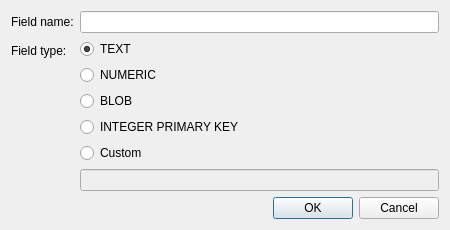
<?xml version="1.0" encoding="UTF-8"?>
<ui version="4.0">
 <class>EditFieldDialog</class>
 <widget class="QDialog" name="EditFieldDialog">
  <property name="geometry">
   <rect>
    <x>0</x>
    <y>0</y>
    <width>450</width>
    <height>214</height>
   </rect>
  </property>
  <property name="windowTitle">
   <string>Dialog</string>
  </property>
  <layout class="QVBoxLayout" name="verticalLayout_2">
   <item>
    <layout class="QFormLayout" name="formLayout">
     <item row="0" column="0">
      <widget class="QLabel" name="label">
       <property name="text">
        <string>&lt;html&gt;&lt;head/&gt;&lt;body&gt;&lt;p&gt;Field name:&lt;/p&gt;&lt;/body&gt;&lt;/html&gt;</string>
       </property>
       <property name="buddy">
        <cstring>nameLineEdit</cstring>
       </property>
      </widget>
     </item>
     <item row="0" column="1">
      <widget class="QLineEdit" name="nameLineEdit"/>
     </item>
     <item row="1" column="0">
      <widget class="QLabel" name="label_2">
       <property name="text">
        <string>Field type:</string>
       </property>
       <property name="buddy">
        <cstring>radioTEXT</cstring>
       </property>
      </widget>
     </item>
     <item row="1" column="1">
      <layout class="QVBoxLayout" name="verticalLayout">
       <item>
        <widget class="QRadioButton" name="radioTEXT">
         <property name="text">
          <string>TEXT</string>
         </property>
         <property name="checked">
          <bool>true</bool>
         </property>
         <attribute name="buttonGroup">
          <string notr="true">groupRadioTypes</string>
         </attribute>
        </widget>
       </item>
       <item>
        <widget class="QRadioButton" name="radioNUMERIC">
         <property name="text">
          <string>NUMERIC</string>
         </property>
         <attribute name="buttonGroup">
          <string notr="true">groupRadioTypes</string>
         </attribute>
        </widget>
       </item>
       <item>
        <widget class="QRadioButton" name="radioBLOB">
         <property name="text">
          <string>BLOB</string>
         </property>
         <attribute name="buttonGroup">
          <string notr="true">groupRadioTypes</string>
         </attribute>
        </widget>
       </item>
       <item>
        <widget class="QRadioButton" name="radioINTPRIMARY">
         <property name="text">
          <string>INTEGER PRIMARY KEY</string>
         </property>
         <attribute name="buttonGroup">
          <string notr="true">groupRadioTypes</string>
         </attribute>
        </widget>
       </item>
       <item>
        <widget class="QRadioButton" name="radioCustom">
         <property name="text">
          <string>Custom</string>
         </property>
         <attribute name="buttonGroup">
          <string notr="true">groupRadioTypes</string>
         </attribute>
        </widget>
       </item>
       <item>
        <widget class="QLineEdit" name="txtCustomType">
         <property name="enabled">
          <bool>false</bool>
         </property>
        </widget>
       </item>
      </layout>
     </item>
    </layout>
   </item>
   <item>
    <widget class="QDialogButtonBox" name="buttonBox">
     <property name="orientation">
      <enum>Qt::Horizontal</enum>
     </property>
     <property name="standardButtons">
      <set>QDialogButtonBox::Cancel|QDialogButtonBox::Ok</set>
     </property>
    </widget>
   </item>
  </layout>
 </widget>
 <tabstops>
  <tabstop>nameLineEdit</tabstop>
  <tabstop>radioTEXT</tabstop>
  <tabstop>radioNUMERIC</tabstop>
  <tabstop>radioBLOB</tabstop>
  <tabstop>radioINTPRIMARY</tabstop>
  <tabstop>radioCustom</tabstop>
  <tabstop>buttonBox</tabstop>
 </tabstops>
 <resources/>
 <connections>
  <connection>
   <sender>buttonBox</sender>
   <signal>accepted()</signal>
   <receiver>EditFieldDialog</receiver>
   <slot>accept()</slot>
   <hints>
    <hint type="sourcelabel">
     <x>243</x>
     <y>209</y>
    </hint>
    <hint type="destinationlabel">
     <x>157</x>
     <y>213</y>
    </hint>
   </hints>
  </connection>
  <connection>
   <sender>buttonBox</sender>
   <signal>rejected()</signal>
   <receiver>EditFieldDialog</receiver>
   <slot>reject()</slot>
   <hints>
    <hint type="sourcelabel">
     <x>311</x>
     <y>209</y>
    </hint>
    <hint type="destinationlabel">
     <x>286</x>
     <y>213</y>
    </hint>
   </hints>
  </connection>
  <connection>
   <sender>radioCustom</sender>
   <signal>toggled(bool)</signal>
   <receiver>txtCustomType</receiver>
   <slot>setEnabled(bool)</slot>
   <hints>
    <hint type="sourcelabel">
     <x>137</x>
     <y>142</y>
    </hint>
    <hint type="destinationlabel">
     <x>138</x>
     <y>167</y>
    </hint>
   </hints>
  </connection>
  <connection>
   <sender>nameLineEdit</sender>
   <signal>textChanged(QString)</signal>
   <receiver>EditFieldDialog</receiver>
   <slot>checkInput()</slot>
   <hints>
    <hint type="sourcelabel">
     <x>354</x>
     <y>24</y>
    </hint>
    <hint type="destinationlabel">
     <x>446</x>
     <y>33</y>
    </hint>
   </hints>
  </connection>
  <connection>
   <sender>txtCustomType</sender>
   <signal>textChanged(QString)</signal>
   <receiver>EditFieldDialog</receiver>
   <slot>checkInput()</slot>
   <hints>
    <hint type="sourcelabel">
     <x>215</x>
     <y>162</y>
    </hint>
    <hint type="destinationlabel">
     <x>29</x>
     <y>154</y>
    </hint>
   </hints>
  </connection>
  <connection>
   <sender>groupRadioTypes</sender>
   <signal>buttonClicked(int)</signal>
   <receiver>EditFieldDialog</receiver>
   <slot>checkInput()</slot>
   <hints>
    <hint type="sourcelabel">
     <x>-1</x>
     <y>-1</y>
    </hint>
    <hint type="destinationlabel">
     <x>224</x>
     <y>106</y>
    </hint>
   </hints>
  </connection>
 </connections>
 <slots>
  <slot>checkInput()</slot>
 </slots>
 <buttongroups>
  <buttongroup name="groupRadioTypes"/>
 </buttongroups>
</ui>
